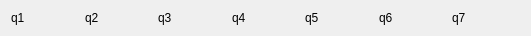
   <widget class="QWidget" name="horizontalLayoutWidget_3">
    <property name="geometry">
     <rect>
      <x>10</x>
      <y>130</y>
      <width>531</width>
      <height>21</height>
     </rect>
    </property>
    <layout class="QHBoxLayout" name="horizontalLayout_3">
     <item>
      <widget class="QLabel" name="label_robot_px_3">
       <property name="text">
        <string>q1</string>
       </property>
      </widget>
     </item>
     <item>
      <widget class="QLabel" name="label_robot_py_3">
       <property name="text">
        <string>q2</string>
       </property>
      </widget>
     </item>
     <item>
      <widget class="QLabel" name="label_robot_pz_3">
       <property name="text">
        <string>q3</string>
       </property>
      </widget>
     </item>
     <item>
      <widget class="QLabel" name="label_robot_ea1_3">
       <property name="text">
        <string>q4</string>
       </property>
      </widget>
     </item>
     <item>
      <widget class="QLabel" name="label_robot_ea2_3">
       <property name="text">
        <string>q5</string>
       </property>
      </widget>
     </item>
     <item>
      <widget class="QLabel" name="label_robot_ea3_3">
       <property name="text">
        <string>q6</string>
       </property>
      </widget>
     </item>
     <item>
      <widget class="QLabel" name="label_robot_ea3_5">
       <property name="text">
        <string>q7</string>
       </property>
      </widget>
     </item>
    </layout>
   </widget>
